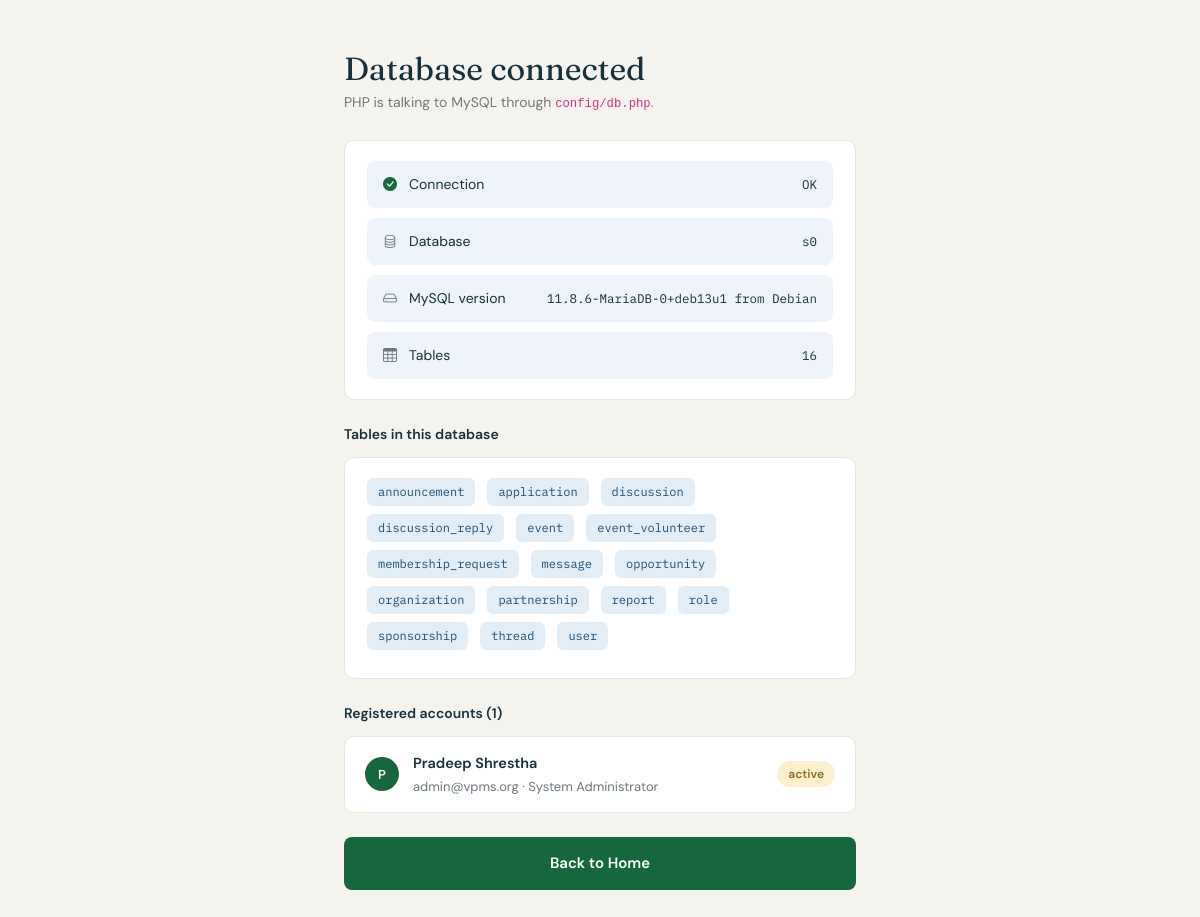
/db-test.php, run on the app's committed database.
### tables this page shows
CREATE TABLE `user` (
  user_id           INT AUTO_INCREMENT PRIMARY KEY,
  full_name         VARCHAR(120) NOT NULL,
  email             VARCHAR(190) NOT NULL UNIQUE,
  password_hash     CHAR(60) NOT NULL,
  phone             VARCHAR(30),
  role_id           INT NOT NULL,
  organization_id   INT,
  organization_name VARCHAR(150),
  designation       VARCHAR(80),
  skills            VARCHAR(255),
  bio               TEXT,
  status            VARCHAR(20) NOT NULL DEFAULT 'pending',    
  reset_code        VARCHAR(40),
  created_at        DATETIME NOT NULL DEFAULT CURRENT_TIMESTAMP,
  FOREIGN KEY (role_id) REFERENCES role(role_id),
  FOREIGN KEY (organization_id) REFERENCES organization(organization_id)
);

CREATE TABLE role (
  role_id     INT AUTO_INCREMENT PRIMARY KEY,
  name        VARCHAR(50) NOT NULL,
  description VARCHAR(255) NOT NULL
);

### db-test.php (the view, shortened to what this page needs)
<?php
require 'config/db.php';
$version = $pdo->query('SELECT VERSION()')->fetchColumn();
$dbname_check = $pdo->query('SELECT DATABASE()')->fetchColumn();
$tables = $pdo->query('SHOW TABLES')->fetchAll(PDO::FETCH_COLUMN);
include 'includes/auth-header.php';
?>
<div class="auth-card">
  <h1 class="auth-title">Database connected</h1>
  <p class="auth-sub">PHP is talking to MySQL through <code>config/db.php</code>.</p>
  <div class="card-v card-v-pad mb-4">
    <div class="doc-row">
      <i class="bi bi-check-circle-fill" style="color:#16663e"></i>
      Connection
      <span class="ms-auto mono" style="font-size:12.5px">OK</span>
    </div>
    <div class="doc-row">
      <i class="bi bi-database" style="color:#6d7880"></i>
      Database
      <span class="ms-auto mono" style="font-size:12.5px"><?php echo $dbname_check; ?></span>
    </div>
    <div class="doc-row">
      <i class="bi bi-hdd" style="color:#6d7880"></i>
      MySQL version
      <span class="ms-auto mono" style="font-size:12.5px"><?php echo $version; ?></span>
    </div>
    <div class="doc-row mb-0">
      <i class="bi bi-table" style="color:#6d7880"></i>
      Tables
      <span class="ms-auto mono" style="font-size:12.5px"><?php echo count($tables); ?></span>
    </div>
  </div>
  <p class="section-label">Tables in this database</p>
  <div class="card-v card-v-pad mb-4">
    <?php foreach ($tables as $table) { ?>
      <span class="chip chip-mono me-2 mb-2"><?php echo $table; ?></span>
    <?php } ?>
  </div>
  <?php
  $people = $pdo->query(
      'SELECT u.full_name, u.email, u.status, r.name AS role
       FROM `user` u
       JOIN role r ON r.role_id = u.role_id
       ORDER BY u.user_id DESC'
  )->fetchAll();
  ?>
  <p class="section-label">Registered accounts (<?php echo count($people); ?>)</p>
  <?php if (count($people) == 0) { ?>
    <div class="notice mb-4">
      <p class="notice-title">Nobody registered yet</p>
      <p class="notice-text">Sign up through the registration form and the account will appear here.</p>
    </div>
  <?php } else { ?>
    <div class="card-v mb-4">
      <?php foreach ($people as $person) { ?>
        <div class="list-row">
          <span class="avatar-circle"><?php echo strtoupper(substr($person['full_name'], 0, 1)); ?></span>
          <span class="flex-grow-1 min-w-0">
            <span class="row-title d-block"><?php echo htmlspecialchars($person['full_name']); ?></span>
            <span class="row-meta d-block"><?php echo htmlspecialchars($person['email']); ?> · <?php echo $person['role']; ?></span>
          </span>
          <span class="badge-v badge-pending"><?php echo $person['status']; ?></span>
        </div>
      <?php } ?>
    </div>
  <?php } ?>
  <a class="btn-v btn-green btn-block btn-lg-v" href="index.php">Back to Home</a>
</div>
<?php include 'includes/auth-footer.php'; ?>

### assets/css/app.css (style rules this page uses)
body { margin: 0; background: #f5f3ee; color: #16303c; font-family: 'DM Sans', sans-serif; font-size: 15px; }
html { scrollbar-width: thin; scrollbar-color: #d6cfc2 #f5f3ee; }
a { text-decoration: none; color: inherit; }
h1, h2, h3 { margin: 0; }
p { margin: 0; }
.mono { font-family: 'IBM Plex Mono', monospace; }
.min-w-0 { min-width: 0; }
.section-label { margin-bottom: 12px; font-size: 14px; font-weight: 600; }
.btn-v { display: inline-flex; align-items: center; justify-content: center; gap: 7px; padding: 11px 20px; border: 1px solid transparent; border-radius: 8px; font-size: 14px; font-weight: 600; cursor: pointer; }
.btn-green { background: #16663e; color: #fff; }
.btn-block { width: 100%; }
.btn-lg-v { padding: 14px 24px; font-size: 15px; }
.card-v { border: 1px solid #e9e5dd; border-radius: 10px; background: #fff; }
.card-v-pad { padding: 20px 22px; }
.badge-v { display: inline-block; padding: 4px 11px; border-radius: 999px; font-size: 12px; font-weight: 600; white-space: nowrap; }
.badge-pending { background: #fbf0cd; color: #8a6d1f; }
.chip { display: inline-block; padding: 5px 11px; border-radius: 6px; background: #e2edf5; color: #1a4f78; font-size: 12.5px; }
.chip-mono { font-family: 'IBM Plex Mono', monospace; font-size: 12px; }
.list-row { display: flex; align-items: center; gap: 14px; padding: 16px 20px; border-bottom: 1px solid #f0ede6; }
.list-row:last-child { border-bottom: 0; }
.row-title { font-size: 14.5px; font-weight: 600; }
.row-meta { margin-top: 2px; font-size: 13px; color: #6d7880; }
.avatar-circle { display: grid; place-items: center; width: 34px; height: 34px; border-radius: 50%; background: #16663e; color: #fff; font-size: 13px; font-weight: 600; }
.doc-row { display: flex; align-items: center; gap: 12px; margin-bottom: 10px; padding: 13px 16px; border-radius: 8px; background: #eef4fa; font-size: 14px; }
.auth-title { margin-bottom: 4px; font-family: 'Fraunces', serif; font-size: 32px; font-weight: 400; }
.auth-sub { margin-bottom: 26px; color: #6d7880; font-size: 14px; }
.auth-center { padding: 50px 24px 70px; background: #f5f3ee; }
.auth-card { max-width: 512px; margin: 0 auto; }

### data on the page
user: full_name "P", full_name "Pradeep Shrestha", email "admin@vpms.org", role.name "System Administrator", status "active"

### other printed values
$dbname_check "s0"
$version "11.8.6-MariaDB-0+deb13u1 from Debian"
count($tables) "16"
$table "announcement"
$table "application"
$table "discussion"
$table "discussion_reply"
$table "event"
$table "event_volunteer"
$table "membership_request"
$table "message"
$table "opportunity"
$table "organization"
$table "partnership"
$table "report"
